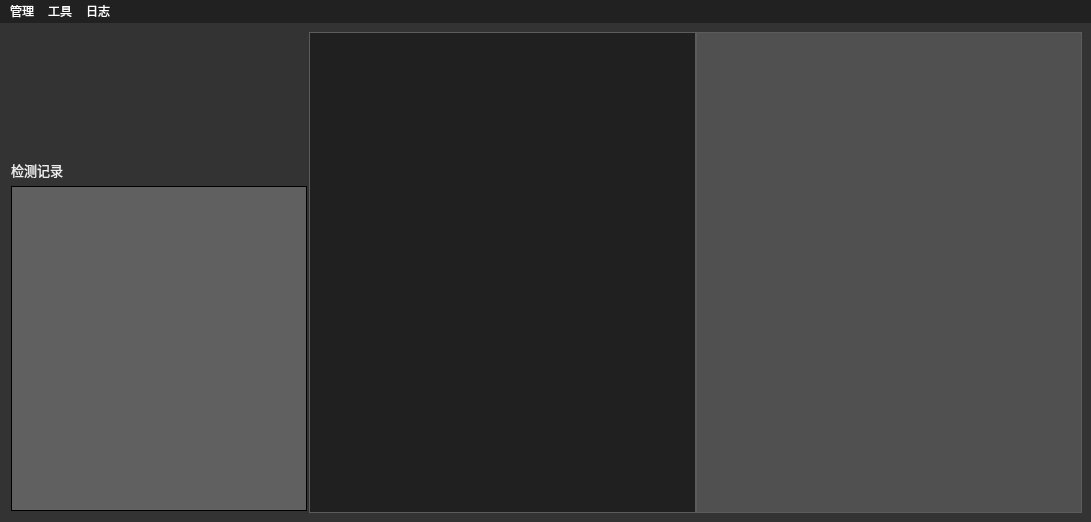
<?xml version="1.0" encoding="UTF-8"?>
<ui version="4.0">
 <class>MainWindow</class>
 <widget class="QMainWindow" name="MainWindow">
  <property name="geometry">
   <rect>
    <x>0</x>
    <y>0</y>
    <width>1091</width>
    <height>522</height>
   </rect>
  </property>
  <property name="maximumSize">
   <size>
    <width>1091</width>
    <height>522</height>
   </size>
  </property>
  <property name="windowTitle">
   <string>MainWindow</string>
  </property>
  <property name="styleSheet">
   <string notr="true">background-color: #333333;</string>
  </property>
  <widget class="QWidget" name="centralwidget">
   <property name="sizePolicy">
    <sizepolicy hsizetype="Preferred" vsizetype="Preferred">
     <horstretch>0</horstretch>
     <verstretch>0</verstretch>
    </sizepolicy>
   </property>
   <property name="maximumSize">
    <size>
     <width>16777215</width>
     <height>16777215</height>
    </size>
   </property>
   <property name="styleSheet">
    <string notr="true"/>
   </property>
   <layout class="QHBoxLayout" name="horizontalLayout_2" stretch="0,0">
    <property name="spacing">
     <number>0</number>
    </property>
    <item>
     <layout class="QVBoxLayout" name="verticalLayout" stretch="2">
      <property name="spacing">
       <number>0</number>
      </property>
      <item>
       <widget class="QWidget" name="frm_list_wrapper" native="true">
        <property name="sizePolicy">
         <sizepolicy hsizetype="Fixed" vsizetype="Preferred">
          <horstretch>0</horstretch>
          <verstretch>0</verstretch>
         </sizepolicy>
        </property>
        <property name="minimumSize">
         <size>
          <width>300</width>
          <height>0</height>
         </size>
        </property>
        <property name="maximumSize">
         <size>
          <width>300</width>
          <height>16777215</height>
         </size>
        </property>
        <property name="styleSheet">
         <string notr="true"/>
        </property>
        <layout class="QGridLayout" name="gridLayout_2" rowstretch="2,0,0">
         <property name="leftMargin">
          <number>2</number>
         </property>
         <property name="topMargin">
          <number>2</number>
         </property>
         <property name="rightMargin">
          <number>2</number>
         </property>
         <property name="bottomMargin">
          <number>2</number>
         </property>
         <property name="horizontalSpacing">
          <number>2</number>
         </property>
         <item row="2" column="0">
          <widget class="MyTableWidget" name="tableWidget">
           <property name="sizePolicy">
            <sizepolicy hsizetype="Expanding" vsizetype="Expanding">
             <horstretch>0</horstretch>
             <verstretch>0</verstretch>
            </sizepolicy>
           </property>
           <property name="styleSheet">
            <string notr="true">background-color:#606060;
font:8pt &quot;SimSun&quot;;
border-color: rgb(92,92,92);
</string>
           </property>
           <property name="frameShape">
            <enum>QFrame::Box</enum>
           </property>
           <property name="frameShadow">
            <enum>QFrame::Plain</enum>
           </property>
          </widget>
         </item>
         <item row="0" column="0">
          <widget class="state_panel" name="panelWrap" native="true">
           <property name="sizePolicy">
            <sizepolicy hsizetype="Preferred" vsizetype="Preferred">
             <horstretch>0</horstretch>
             <verstretch>0</verstretch>
            </sizepolicy>
           </property>
           <property name="minimumSize">
            <size>
             <width>0</width>
             <height>120</height>
            </size>
           </property>
           <property name="maximumSize">
            <size>
             <width>16777215</width>
             <height>120</height>
            </size>
           </property>
          </widget>
         </item>
         <item row="1" column="0">
          <widget class="QLabel" name="list_name">
           <property name="styleSheet">
            <string notr="true">color:#EEEEEE;
thick:3;
font-size: 13px;

</string>
           </property>
           <property name="text">
            <string>检测记录</string>
           </property>
          </widget>
         </item>
        </layout>
       </widget>
      </item>
     </layout>
    </item>
    <item>
     <layout class="QHBoxLayout" name="MainDisplayArea" stretch="5,5">
      <item>
       <widget class="QFrame" name="frm_play_rgn">
        <property name="font">
         <font>
          <pointsize>10</pointsize>
         </font>
        </property>
        <property name="styleSheet">
         <string notr="true">color:rgb(80,234,44);border: 1px solid rgb(92,92,92);background-color: rgb(32,32,32)</string>
        </property>
        <property name="frameShape">
         <enum>QFrame::StyledPanel</enum>
        </property>
        <property name="frameShadow">
         <enum>QFrame::Sunken</enum>
        </property>
       </widget>
      </item>
      <item>
       <widget class="DeviceLogWnd" name="textLog">
        <property name="font">
         <font>
          <pointsize>10</pointsize>
         </font>
        </property>
        <property name="styleSheet">
         <string notr="true">color:rgb(0,255,66);border: 1px solid rgb(92,92,92);background-color: rgb(80,80,80)</string>
        </property>
       </widget>
      </item>
     </layout>
    </item>
   </layout>
  </widget>
  <widget class="QMenuBar" name="menuBar">
   <property name="geometry">
    <rect>
     <x>0</x>
     <y>0</y>
     <width>1091</width>
     <height>20</height>
    </rect>
   </property>
   <property name="styleSheet">
    <string notr="true">background-color: #212121;
color:rgb(255, 255, 255);
</string>
   </property>
   <widget class="QMenu" name="menu">
    <property name="styleSheet">
     <string notr="true">background-color: #90909090;</string>
    </property>
    <property name="title">
     <string>管理</string>
    </property>
    <addaction name="signupAction"/>
    <addaction name="separator"/>
    <addaction name="detectAction"/>
    <addaction name="separator"/>
    <addaction name="paramsetAction"/>
    <addaction name="networkAction"/>
    <addaction name="separator"/>
    <addaction name="restartDevice"/>
    <addaction name="separator"/>
   </widget>
   <widget class="QMenu" name="menu_tool">
    <property name="title">
     <string>工具</string>
    </property>
    <addaction name="clientSettingAction"/>
    <addaction name="IpSearchAction"/>
   </widget>
   <widget class="QMenu" name="menu_log">
    <property name="title">
     <string>日志</string>
    </property>
    <addaction name="logView"/>
    <addaction name="logSetting"/>
   </widget>
   <addaction name="menu"/>
   <addaction name="menu_tool"/>
   <addaction name="menu_log"/>
  </widget>
  <action name="login_device">
   <property name="text">
    <string>注册</string>
   </property>
  </action>
  <action name="login_camera">
   <property name="text">
    <string>摄像头管理</string>
   </property>
  </action>
  <action name="action_3">
   <property name="text">
    <string>保存为</string>
   </property>
  </action>
  <action name="signupAction">
   <property name="text">
    <string>注册</string>
   </property>
  </action>
  <action name="detectAction">
   <property name="text">
    <string>检测...</string>
   </property>
  </action>
  <action name="networkAction">
   <property name="text">
    <string>网路...</string>
   </property>
  </action>
  <action name="restartDevice">
   <property name="text">
    <string>重启</string>
   </property>
  </action>
  <action name="IpSearchAction">
   <property name="text">
    <string>主板IP搜索</string>
   </property>
  </action>
  <action name="paramsetAction">
   <property name="text">
    <string>辅助参数</string>
   </property>
  </action>
  <action name="clientSettingAction">
   <property name="text">
    <string>客户端设置</string>
   </property>
  </action>
  <action name="logSetting">
   <property name="text">
    <string>日志设置</string>
   </property>
  </action>
  <action name="logView">
   <property name="text">
    <string>打开日志...</string>
   </property>
  </action>
 </widget>
 <customwidgets>
  <customwidget>
   <class>state_panel</class>
   <extends>QWidget</extends>
   <header location="global">state_panel.h</header>
   <container>1</container>
  </customwidget>
  <customwidget>
   <class>DeviceLogWnd</class>
   <extends>QPlainTextEdit</extends>
   <header location="global">devicelogwnd.h</header>
  </customwidget>
  <customwidget>
   <class>MyTableWidget</class>
   <extends>QTableWidget</extends>
   <header location="global">mytablewidget.h</header>
  </customwidget>
 </customwidgets>
 <resources/>
 <connections/>
</ui>
